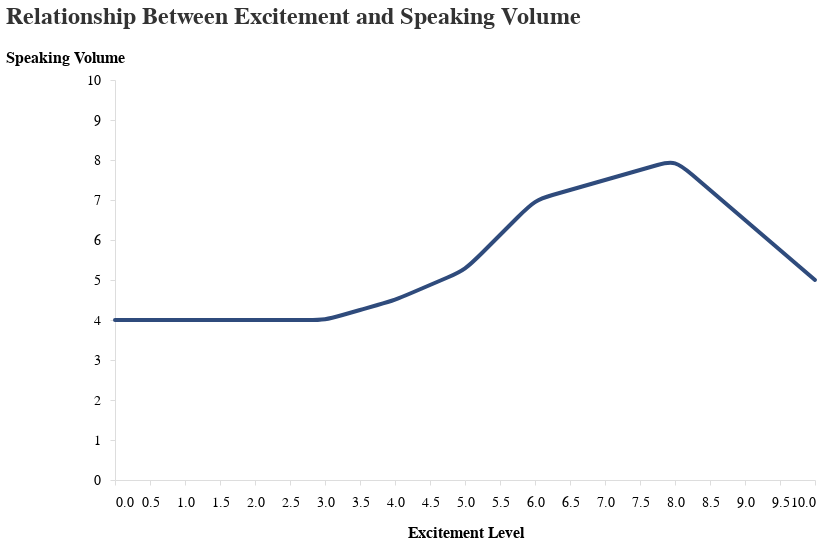

Vega-Lite specification for this chart:
### Vega-Lite specification from a JSON file in a GitHub repository (floating-point values rounded to 4 significant figures)
{"$schema": "https://vega.github.io/schema/vega-lite/v5.json", "width": 700, "height": 400, "title": {"text": "Relationship Between Excitement and Speaking Volume", "fontSize": 24, "font": "Helvetica Neue, sans-serif", "anchor": "start", "color": "#333", "offset": 20}, "data": {"values": [{"excitement": 0, "volume": 4}, {"excitement": 0.25, "volume": 4}, {"excitement": 0.5, "volume": 4}, {"excitement": 0.75, "volume": 4}, {"excitement": 1, "volume": 4}, {"excitement": 1.25, "volume": 4}, {"excitement": 1.5, "volume": 4}, {"excitement": 1.75, "volume": 4}, {"excitement": 2, "volume": 4}, {"excitement": 2.25, "volume": 4}, {"excitement": 2.5, "volume": 4}, {"excitement": 2.75, "volume": 4}, {"excitement": 3, "volume": 4}, {"excitement": 3.25, "volume": 4.125}, {"excitement": 3.5, "volume": 4.25}, {"excitement": 3.75, "volume": 4.375}, {"excitement": 4, "volume": 4.5}, {"excitement": 4.25, "volume": 4.688}, {"excitement": 4.5, "volume": 4.875}, {"excitement": 4.75, "volume": 5.062}, {"excitement": 5, "volume": 5.25}, {"excitement": 5.25, "volume": 5.688}, {"excitement": 5.5, "volume": 6.125}, {"excitement": 5.75, "volume": 6.562}, {"excitement": 6, "volume": 7}, {"excitement": 6.25, "volume": 7.125}, {"excitement": 6.5, "volume": 7.25}, {"excitement": 6.75, "volume": 7.375}, {"excitement": 7, "volume": 7.5}, {"excitement": 7.25, "volume": 7.625}, {"excitement": 7.5, "volume": 7.75}, {"excitement": 7.75, "volume": 7.875}, {"excitement": 8, "volume": 8}, {"excitement": 8.25, "volume": 7.625}, {"excitement": 8.5, "volume": 7.25}, {"excitement": 8.75, "volume": 6.875}, {"excitement": 9, "volume": 6.5}, {"excitement": 9.25, "volume": 6.125}, {"excitement": 9.5, "volume": 5.75}, {"excitement": 9.75, "volume": 5.375}, {"excitement": 10, "volume": 5}]}, "mark": {"type": "line", "interpolate": "basis", "strokeWidth": 4, "color": "#2f4b7c", "strokeCap": "round", "strokeJoin": "round"}, "encoding": {"x": {"field": "excitement", "type": "quantitative", "title": "Excitement Level", "axis": {"grid": false, "labelFont": "Helvetica Neue, sans-serif", "titleFont": "Helvetica Neue, sans-serif", "labelFontSize": 14, "titleFontSize": 16, "titlePadding": 15, "labelPadding": 10}, "scale": {"domain": [0, 10]}}, "y": {"field": "volume", "type": "quantitative", "title": "Speaking Volume", "axis": {"grid": false, "labelFont": "Helvetica Neue, sans-serif", "titleFont": "Helvetica Neue, sans-serif", "labelFontSize": 14, "titleFontSize": 16, "titlePadding": 15, "labelPadding": 10, "orient": "left", "titleAngle": 0, "titleX": -50, "titleY": -15}, "scale": {"domain": [0, 10]}}}, "config": {"view": {"stroke": null, "padding": 20}, "axis": {"domainColor": "#ddd", "tickColor": "#ddd"}}}
